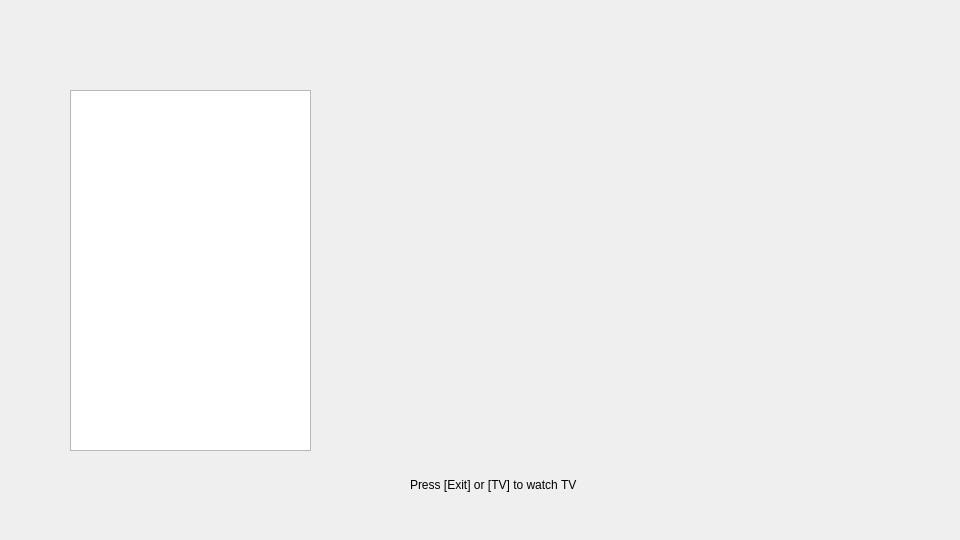
<?xml version="1.0" encoding="UTF-8"?>
<ui version="4.0">
 <class>MenuServiceList</class>
 <widget class="QWidget" name="MenuServiceList">
  <property name="geometry">
   <rect>
    <x>0</x>
    <y>0</y>
    <width>960</width>
    <height>540</height>
   </rect>
  </property>
  <property name="windowTitle">
   <string>MenuServiceList</string>
  </property>
  <widget class="QLabel" name="helpInfo">
   <property name="geometry">
    <rect>
     <x>410</x>
     <y>470</y>
     <width>331</width>
     <height>30</height>
    </rect>
   </property>
   <property name="text">
    <string>Press [Exit] or [TV] to watch TV</string>
   </property>
  </widget>
  <widget class="QListView" name="serviceList">
   <property name="geometry">
    <rect>
     <x>70</x>
     <y>90</y>
     <width>241</width>
     <height>361</height>
    </rect>
   </property>
   <property name="uniformItemSizes">
    <bool>true</bool>
   </property>
  </widget>
 </widget>
 <layoutdefault spacing="6" margin="11"/>
 <resources/>
 <connections/>
</ui>
